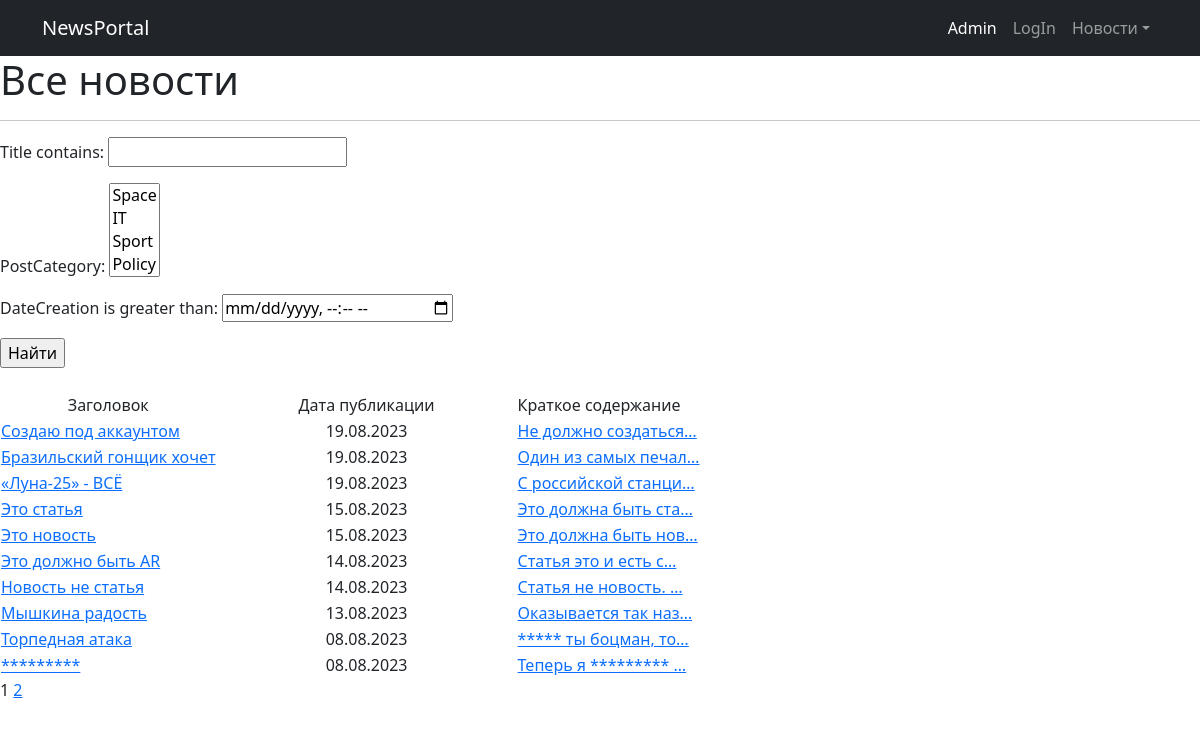
The page / on the database its author committed.
### News/models.py (models this page shows, shortened)
class Post(models.Model):
    NEWS = 'NW'
    ARTICLE = 'AR'
    CATEGORY_CHOICES = (
        (NEWS, "Новость"),
        (ARTICLE, 'Статья'),
    )
    dateCreation = models.DateTimeField(auto_now_add=True)
    categoryType = models.CharField(max_length=2, choices=CATEGORY_CHOICES, default=ARTICLE)
    author = models.ForeignKey(Author, on_delete=models.CASCADE, related_name='posts')
    postCategory = models.ManyToManyField(Category, through='PostCategory')
    title = models.CharField(max_length=128)
    text = models.TextField()
    rating = models.SmallIntegerField(default=0)
    class Meta:
        verbose_name = 'Публикация'
        verbose_name_plural = 'Публикации'

### News/views.py (the view)
# urls.py: path('', PostList.as_view(), name='posts_list'),
class PostList(ListView):
    model = Post
    ordering = '-dateCreation'
    template_name = 'all_news.html'
    context_object_name = 'all_news'
    paginate_by = 10
    def get_queryset(self):
        queryset = super().get_queryset()
        self.filterset = NewsFilter(self.request.GET, queryset)
        return self.filterset.qs
    def get_context_data(self, **kwargs):
        context = super().get_context_data(**kwargs)
        context['filterset'] = self.filterset
        return context

### News/context_processors.py (called while the page is built)
def news_for_header(request):
    return {
        'news_for_header': Post.objects.order_by('-dateCreation')
    }

### News/models.py (called while the page is built)
    def __str__(self):
        return self.name

### News/templatetags/custom_filters.py (called while the page is built)
@register.filter()
def censorship(value):
    words = value.split()  # Разделяем текст на слова
    censored_words = []
    for word in words:
        if word.lower() in censor_words:  # для проверки приводим к нижнему регистру
            censored_words.append('*' * len(word))
        else:
            censored_words.append(word)
    return ' '.join(censored_words)  # Собираем обратно в текст

### News/templatetags/custom_tags.py (called while the page is built)
@register.simple_tag(takes_context=True)
def url_replace(context, **kwargs):
    d = context['request'].GET.copy()
    for k, v in kwargs.items():
        d[k] = v
    return d.urlencode()

### templates/all_news.html (shortened to what this page needs)
{% extends 'flatpages/default.html' %}
{% load custom_filters %}
{% load custom_tags %}
{% block content %}
	<h1>Все новости</h1>
	<hr>
	<form action="" method="get">
		{{ filterset.form.as_p }}
		<input type="submit" value="Найти"/>
	</form>
	{% if all_news %}
		<br/>
		<table>
			<tr>
				<td style="text-align: center;">Заголовок</td>
				<td style="text-align: center; width: 300px;">Дата публикации</td>
				<td style="width: 300px;">Краткое содержание</td>
			</tr>
			{% for one_news in all_news %}
				<tr>
					<td><a href="/news/{{ one_news.pk }}">{{ one_news.title|censorship }}</td>
					<td style="text-align: center; width: 300px;">{{ one_news.dateCreation|date:'d.m.Y' }}</td>
					<td style="width: 300px;"><a
						href="/news/{{ one_news.pk }}">{{ one_news.text|truncatechars:20|censorship }}</td>
					<td>
					</td>
				</tr>
			{% endfor %}
		</table>
	{% else %}
		<h2>Новостей нет!</h2>
	{% endif %}
	{{ page_obj.number }}
	{% if page_obj.has_next %}
		<a href="?{% url_replace page=page_obj.next_page_number %}">{{ page_obj.next_page_number }}</a>
	{% endif %}
{% endblock content %}

### rows shown on the page
Post: title|censorship "Создаю под аккаунтом", dateCreation "19.08.2023", text|censorship "Не должно создаться…"
Post: title|censorship "Бразильский гонщик хочет", dateCreation "19.08.2023", text|censorship "Один из самых печал…"
Post: title|censorship "«Луна-25» - ВСЁ", dateCreation "19.08.2023", text|censorship "С российской станци…"
Post: title|censorship "Это статья", dateCreation "15.08.2023", text|censorship "Это должна быть ста…"
Post: title|censorship "Это новость", dateCreation "15.08.2023", text|censorship "Это должна быть нов…"
Post: title|censorship "Это должно быть AR", dateCreation "14.08.2023", text|censorship "Статья это и есть с…"
Post: title|censorship "Новость не статья", dateCreation "14.08.2023", text|censorship "Статья не новость. …"
Post: title|censorship "Мышкина радость", dateCreation "13.08.2023", text|censorship "Оказывается так наз…"
Post: title|censorship "Торпедная атака", dateCreation "08.08.2023", text|censorship "***** ты боцман, то…"
Post: title|censorship "*********", dateCreation "08.08.2023", text|censorship "Теперь я ********* …"

### other values the page prints
{{ page_obj.number }} "1"
{{ page_obj.next_page_number }} "2"
